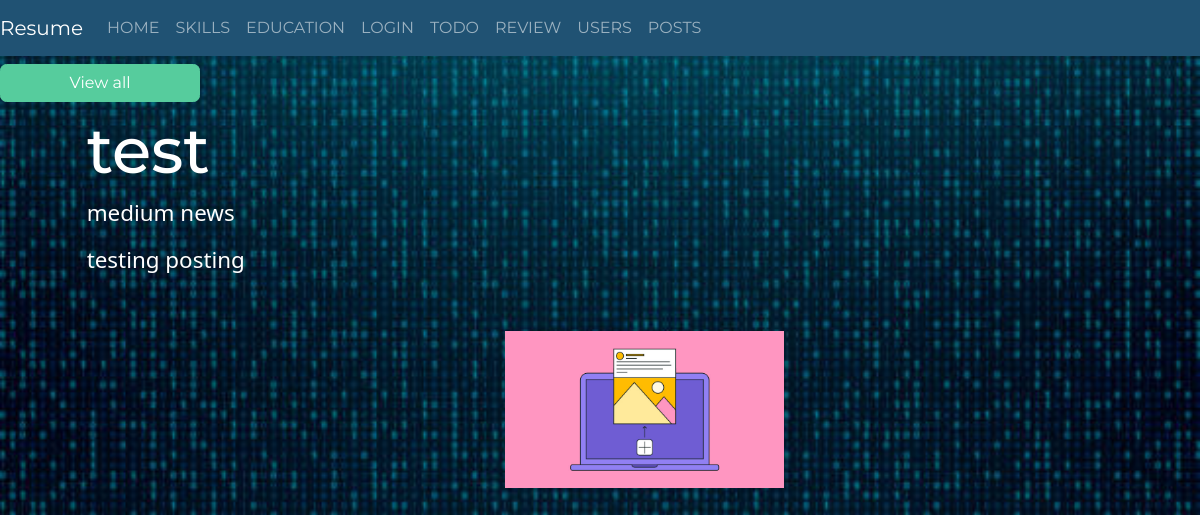
/posts/1, run on the app's committed database.
### app/posts/models.py (models this page shows, shortened)
class Posts(db.Model):
    __tablename__ = 'posts'
    id = db.Column(db.Integer, primary_key=True)
    title = db.Column(db.String(100))
    text = db.Column(db.String(600))
    image_file =  db.Column(db.String(120),  nullable=False, default="default.jpg")
    created = db.Column(db.DateTime, default=datetime.now())
    type = db.Column(db.Enum(EnumPriority), default='low')
    enabled = db.Column(db.Boolean,default=True)
    category_id = db.Column(db.Integer, db.ForeignKey('category.id'))
    user_id = db.Column(db.Integer, db.ForeignKey('user.id'), nullable=False)
    tags = db.relationship('Tag', secondary='tag_post')
    def get_tags(self, post_id):
       tag_post = db.session.query(Tag_Post).filter_by(post_id=post_id).all()
       tags =[]
       for i in range(0,len(tag_post)):
         tags.append(db.session.query(Tag.name).filter_by(id=tag_post[i].tag_id).first())
       tag_name = []
       for v in tags:
          tag_name.append(v[0])
       return tag_name
    def get_category(self):
        return db.session.query(Category).filter_by(id=self.category_id).first()

class Category(db.Model):
    __tablename__ = 'category'
    id = db.Column(db.Integer, primary_key=True)
    name = db.Column(db.String(100), default="general")
    posts = db.relationship('Posts', backref='category')

### app/posts/views.py (the view)
@posts.route('/posts/<int:post_id>', methods=["GET"])
def view_post(post_id):
   chosen = db.get_or_404(Posts, post_id)
   print(chosen)
   return render_template("chosen_post.html", chosen = chosen)

### app/posts/templates/chosen_post.html (shortened to what this page needs)
{% extends 'base.html' %}
{% from "_render_field.html" import render_field %}
{% block body %}
<body>
    <h1 class="create"><a class="btn btn-success" href={{url_for(".view_all")}}>View all</a></h1>
    <div class="container">
    {% if chosen is defined %}
    <h1 class="info">{{chosen.title}}</h1>
    <div class="info">
        <p>{{chosen.type.name}} {{chosen.get_category().name}}</p>
        <p>{{chosen.text}}</p>
        <img class="center" src="{{ url_for('.static', filename='post_img/'+chosen.image_file) }}">
       </div>
     {% else %}
     <p1 class="info">Post not found</p1>
     {% endif %}
</div>
</body>
{% endblock %}

### app/static/css/styles.css (style rules this page uses)
body { max-width: 100%; overflow-x: hidden; background-repeat: no-repeat repeat; background-size: 100%; background-image: url('/static/images/images.png') }
.btn { min-width: 200px; }
.info { margin-left:4%; background-color:#80808000; width: 100%; color: rgb(255, 255, 255) !important; font-size: 400%; }
.info p { font-size: 35%; margin-right: 10%; line-height: normal; }
img { display: block; margin-left: auto; margin-right: auto; margin-top: 5%; margin-bottom: 5%; width: 25%; }

### data on the page
Posts: title "test", type.name "medium", text "testing posting", image_file (placeholder picture)
Category: get_category "news"

### other printed values
{{ name | upper }} "HOME" "SKILLS" "EDUCATION" "LOGIN" "TODO" "REVIEW" "USERS" "POSTS"
